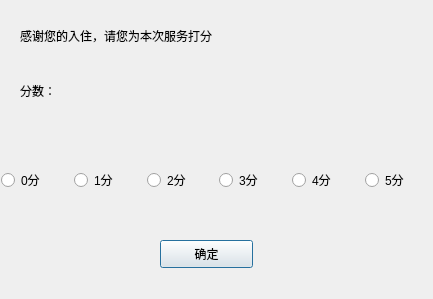
<?xml version="1.0" encoding="UTF-8"?>
<ui version="4.0">
 <class>assess</class>
 <widget class="QDialog" name="assess">
  <property name="geometry">
   <rect>
    <x>0</x>
    <y>0</y>
    <width>433</width>
    <height>299</height>
   </rect>
  </property>
  <property name="windowTitle">
   <string>Dialog</string>
  </property>
  <widget class="QLabel" name="label">
   <property name="geometry">
    <rect>
     <x>20</x>
     <y>20</y>
     <width>371</width>
     <height>31</height>
    </rect>
   </property>
   <property name="styleSheet">
    <string notr="true">font: 12pt &quot;微软雅黑&quot;;</string>
   </property>
   <property name="text">
    <string>感谢您的入住，请您为本次服务打分</string>
   </property>
  </widget>
  <widget class="QLabel" name="label_2">
   <property name="geometry">
    <rect>
     <x>20</x>
     <y>80</y>
     <width>81</width>
     <height>21</height>
    </rect>
   </property>
   <property name="text">
    <string>分数：</string>
   </property>
  </widget>
  <widget class="QPushButton" name="sure">
   <property name="geometry">
    <rect>
     <x>160</x>
     <y>240</y>
     <width>93</width>
     <height>28</height>
    </rect>
   </property>
   <property name="text">
    <string>确定</string>
   </property>
  </widget>
  <widget class="QLabel" name="label_3">
   <property name="geometry">
    <rect>
     <x>-9</x>
     <y>-6</y>
     <width>451</width>
     <height>311</height>
    </rect>
   </property>
   <property name="text">
    <string/>
   </property>
   <property name="pixmap">
    <pixmap resource="background.qrc">:/new/prefix1/tree2.jpg</pixmap>
   </property>
  </widget>
  <widget class="QWidget" name="layoutWidget">
   <property name="geometry">
    <rect>
     <x>1</x>
     <y>160</y>
     <width>431</width>
     <height>41</height>
    </rect>
   </property>
   <layout class="QHBoxLayout" name="horizontalLayout">
    <item>
     <widget class="QRadioButton" name="zero">
      <property name="text">
       <string>0分</string>
      </property>
     </widget>
    </item>
    <item>
     <widget class="QRadioButton" name="one">
      <property name="text">
       <string>1分</string>
      </property>
     </widget>
    </item>
    <item>
     <widget class="QRadioButton" name="two">
      <property name="text">
       <string>2分</string>
      </property>
     </widget>
    </item>
    <item>
     <widget class="QRadioButton" name="three">
      <property name="text">
       <string>3分</string>
      </property>
     </widget>
    </item>
    <item>
     <widget class="QRadioButton" name="four">
      <property name="text">
       <string>4分</string>
      </property>
     </widget>
    </item>
    <item>
     <widget class="QRadioButton" name="five">
      <property name="text">
       <string>5分</string>
      </property>
     </widget>
    </item>
   </layout>
  </widget>
  <zorder>label_3</zorder>
  <zorder>layoutWidget</zorder>
  <zorder>label</zorder>
  <zorder>label_2</zorder>
  <zorder>sure</zorder>
 </widget>
 <resources>
  <include location="background.qrc"/>
 </resources>
 <connections/>
</ui>
